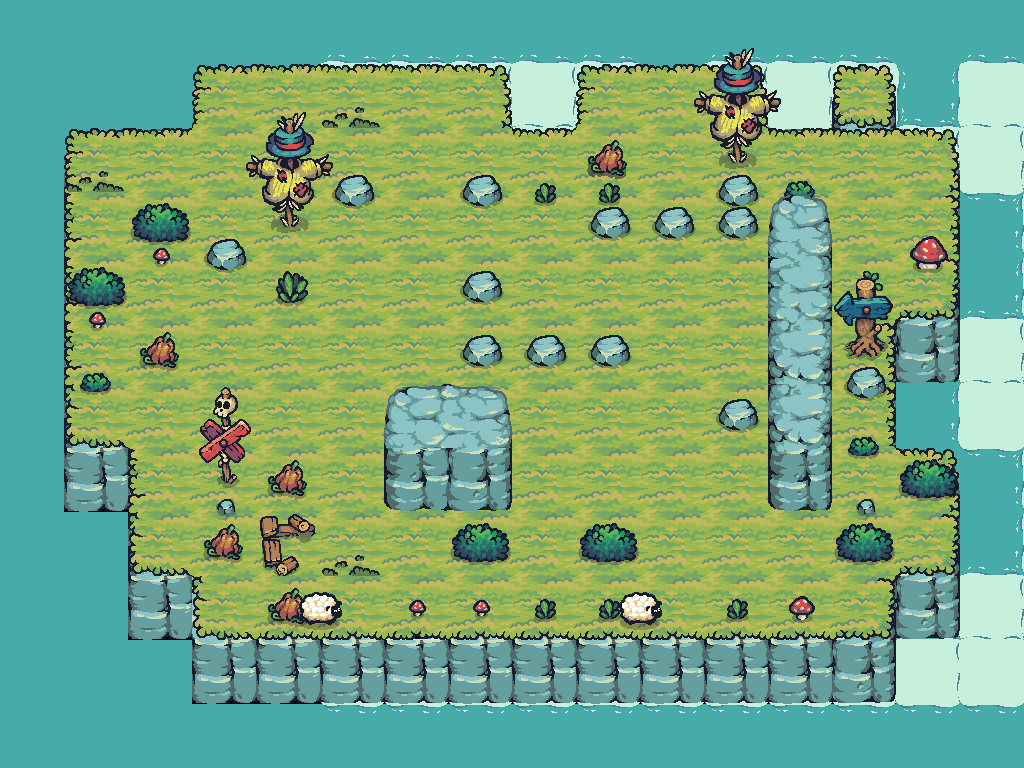

Tiled map render using the project's own tile images. Description and the map definition, with tile-layer contents summarised, below:
An orthogonal 16x12 tile map with 64x64 px tiles, 11 tile layers (Water, Foam, layerforedge, new game bg, ...), 25 tilesets and 41 objects (27x Block, 6x Tree, 4x Barrel, AntiPlayerCheckpoint, PlayerCheckpoint, ...).

<map version="1.10" tiledversion="1.11.0" orientation="orthogonal" renderorder="right-down" width="16" height="12" tilewidth="64" tileheight="64" infinite="0" nextlayerid="28" nextobjectid="11">
 <properties>
  <property name="Star1" type="int" value="35" />
  <property name="Star2" type="int" value="40" />
  <property name="Star3" type="int" value="45" />
 </properties>
 <tileset firstgid="1" source="Terrain.tsx" />
 <tileset firstgid="41" source="Castle_Red.tsx" />
 <tileset firstgid="61" source="Tree.tsx" />
 <tileset firstgid="169" source="17.tsx" />
 <tileset firstgid="171" source="Tower_Blue.tsx" />
 <tileset firstgid="179" source="01.tsx" />
 <tileset firstgid="180" source="06.tsx" />
 <tileset firstgid="181" source="18.tsx" />
 <tileset firstgid="190" source="09.tsx" />
 <tileset firstgid="191" source="12.tsx" />
 <tileset firstgid="192" source="16.tsx" />
 <tileset firstgid="194" source="Castle_Destroyed.tsx" />
 <tileset firstgid="214" source="HappySheep_Idle.tsx" />
 <tileset firstgid="222" source="Tree_192.tsx" />
 <tileset firstgid="234" source="Water.tsx" />
 <tileset firstgid="235" source="Foam_192.tsx" />
 <tileset firstgid="243" source="Tilemap_Elevation.tsx" />
 <tileset firstgid="275" source="02.tsx" />
 <tileset firstgid="276" source="03.tsx" />
 <tileset firstgid="277" source="04.tsx" />
 <tileset firstgid="278" source="07.tsx" />
 <tileset firstgid="279" source="10.tsx" />
 <tileset firstgid="280" source="TX Props.tsx" />
 <tileset firstgid="344" source="11.tsx" />
 <tileset firstgid="345" source="Bridge_All.tsx" />
 <group id="26" name="Common" locked="1">
  <layer id="13" name="Water" width="16" height="12">
   <data>[192 cells, 88 non-empty, 1 distinct tile ids]</data>
  </layer>
  <layer id="14" name="Foam" width="16" height="12" offsetx="128" offsety="0">
   <data>[192 cells, 44 non-empty, 1 distinct tile ids]</data>
  </layer>
  <layer id="19" name="layerforedge" width="16" height="12">
   <data>[192 cells, 30 non-empty, 11 distinct tile ids]</data>
  </layer>
  <layer id="15" name="new game bg" width="16" height="12">
   <data>[192 cells, 128 non-empty, 12 distinct tile ids]</data>
  </layer>
  <layer id="24" name="eat" width="16" height="12">
   <data>[192 cells, 5 non-empty, 3 distinct tile ids]</data>
  </layer>
  <layer id="27" name="grass" width="16" height="12">
   <data>[192 cells, 3 non-empty, 1 distinct tile ids]</data>
  </layer>
  <layer id="17" name="props" width="16" height="12" offsetx="0" offsety="32">
   <data>[192 cells, 17 non-empty, 7 distinct tile ids]</data>
  </layer>
  <layer id="18" name="propsLayer2" width="16" height="12">
   <data>[192 cells, 15 non-empty, 12 distinct tile ids]</data>
  </layer>
  <objectgroup id="21" name="TreesOutSideGameGrid" class="TreesOutSideGameGrid">
   <object id="3" name="Tree" type="Tree" x="192" y="128" width="64" height="64" />
   <object id="5" name="Tree" type="Tree" x="256" y="128" width="64" height="64" />
   <object id="6" name="Tree" type="Tree" x="384" y="128" width="64" height="64" />
   <object id="7" name="Tree" type="Tree" x="832" y="192" width="64" height="64" />
   <object id="8" name="Tree" type="Tree" x="640" y="128" width="64" height="64" />
   <object id="9" name="Tree" type="Tree" x="192" y="320" width="64" height="64" />
  </objectgroup>
  <layer id="22" name="AheadOfTreesProps" width="16" height="12">
   <data>[192 cells, 6 non-empty, 6 distinct tile ids]</data>
  </layer>
  <objectgroup id="30" name="CollisionblocksForGrid">
   <object id="101" name="Block" type="Block" x="256" y="128" width="576" height="64" />
   <object id="102" name="Block" type="Block" x="256" y="576" width="576" height="64" />
   <object id="103" name="Block" type="Block" x="192" y="192" width="64" height="384" />
   <object id="104" name="Block" type="Block" x="831" y="192" width="64" height="384" />
  </objectgroup>
  <layer id="25" name="BottomEdge" width="16" height="12">
   <data>[192 cells, 2 non-empty, 1 distinct tile ids]</data>
  </layer>
 </group>
 <layer id="13" name="CollisionblockTileLayer" width="16" height="12">
  <data>[192 cells, 31 non-empty, 22 distinct tile ids]</data>
 </layer>
 <objectgroup id="5" name="Collisionblocks">
  <object id="1" name="Block" type="Block" x="256" y="192" width="64" height="64" />
  <object id="3" name="Block" type="Block" x="576" y="192" width="64" height="64" />
  <object id="4" name="Block" type="Block" x="640" y="192" width="64" height="64" />
  <object id="5" name="Block" type="Block" x="704" y="192" width="64" height="64" />
  <object id="6" name="Block" type="Block" x="768" y="192" width="64" height="64" />
  <object id="7" name="Block" type="Block" x="256" y="256" width="64" height="64" />
  <object id="8" name="Block" type="Block" x="448" y="256" width="64" height="64" />
  <object id="10" name="Block" type="Block" x="768" y="256" width="64" height="64" />
  <object id="12" name="Block" type="Block" x="448" y="320" width="64" height="64" />
  <object id="13" name="Block" type="Block" x="512" y="320" width="64" height="64" />
  <object id="14" name="Block" type="Block" x="576" y="320" width="64" height="64" />
  <object id="15" name="Block" type="Block" x="768" y="320" width="64" height="64" />
  <object id="16" name="Block" type="Block" x="384" y="384" width="64" height="64" />
  <object id="17" name="Block" type="Block" x="448" y="384" width="64" height="64" />
  <object id="18" name="Block" type="Block" x="704" y="384" width="64" height="64" />
  <object id="19" name="Block" type="Block" x="768" y="384" width="64" height="64" />
  <object id="20" name="Block" type="Block" x="256" y="448" width="64" height="64" />
  <object id="21" name="Block" type="Block" x="384" y="448" width="64" height="64" />
  <object id="22" name="Block" type="Block" x="448" y="448" width="64" height="64" />
  <object id="24" name="Block" type="Block" x="768" y="448" width="64" height="64" />
  <object id="25" name="Block" type="Block" x="256" y="512" width="64" height="64" />
  <object id="28" name="Block" type="Block" x="448" y="512" width="64" height="64" />
  <object id="280" name="Block" type="Block" x="576" y="512" width="64" height="64" />
 </objectgroup>
 <objectgroup id="6" name="Checkpoints">
  <object id="27" name="AntiPlayerCheckpoint" type="AntiPlayerCheckpoint" x="384" y="512" width="64" height="64" />
  <object id="29" name="PlayerCheckpoint" type="PlayerCheckpoint" x="512" y="512" width="64" height="64" />
 </objectgroup>
 <objectgroup id="7" name="Spawnpoints">
  <object id="2" name="Barrel" type="Barrel" x="320" y="192" width="64" height="64" />
  <object id="9" name="Barrel" type="Barrel" x="704" y="256" width="64" height="64" />
  <object id="11" name="Barrel" type="Barrel" x="384" y="320" width="64" height="64" />
  <object id="23" name="AntiPlayer" type="AntiPlayer" x="704" y="448" width="64" height="64" />
  <object id="26" name="Player" type="Player" x="320" y="512" width="64" height="64" />
  <object id="30" name="Barrel" type="Barrel" x="704" y="512" width="64" height="64" />
 </objectgroup>
</map>
